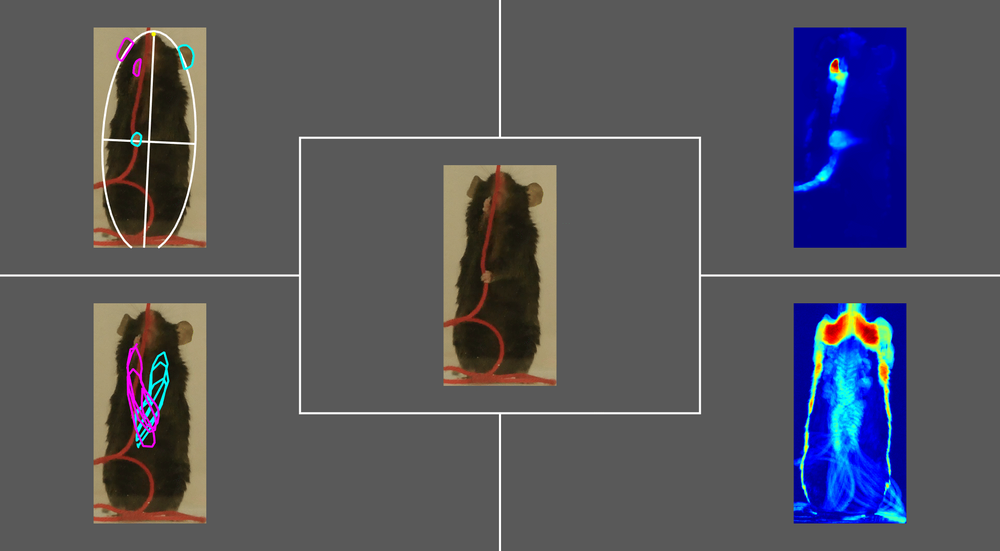
%> input picture StringPullingMouse_4_0/striking_image.tif, 1000 x 551 px, shrunk from 1924 x 1061 before the run
$ octave --eval "result = adjustContrast(imread('../striking_image.tif'));"   (GNU Octave 9; MATLAB toolbox functions it lacks are replaced by stand-ins)
%> lines starting %> are read from the running program, lines starting %| are printed output that depends on the picture
function [im] = adjustContrast(RGB)
RGB = imsharpen(RGB);
shadow_lab = rgb2lab(RGB);
%> shadow_lab: size 551x1000x3 double; mean of channels 1, 2, 3 37.4, 4.5, -3.8
max_luminosity = 100;
L = shadow_lab(:,:,1)/max_luminosity;
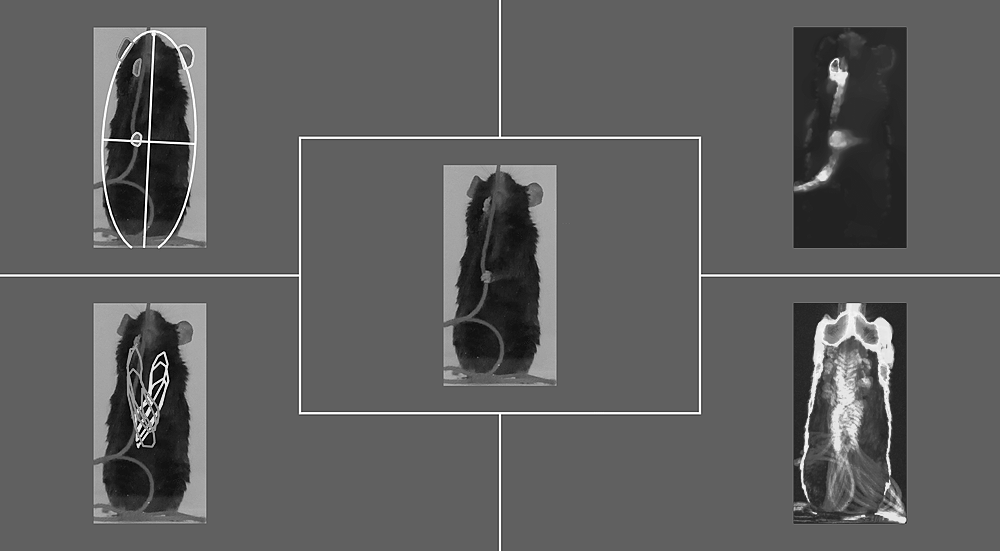
%> L: size 551x1000 double; min 0, max 1, mean 0.374

shadow_imadjust = shadow_lab;
shadow_imadjust(:,:,1) = imadjust(L)*max_luminosity;
%> shadow_imadjust: size 551x1000x3 double; mean of channels 1, 2, 3 33.6, 4.5, -3.8
im = lab2rgb(shadow_imadjust);
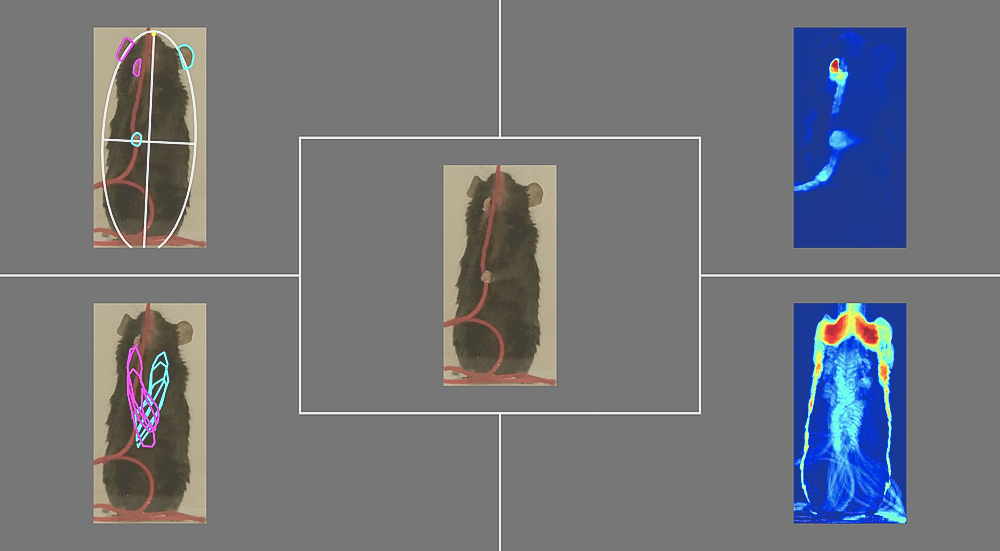
%> im: size 551x1000x3 double; mean R, G, B 0.289, 0.3, 0.333; drawn with min black and max white

% [7 lines of commented-out code are left out]
